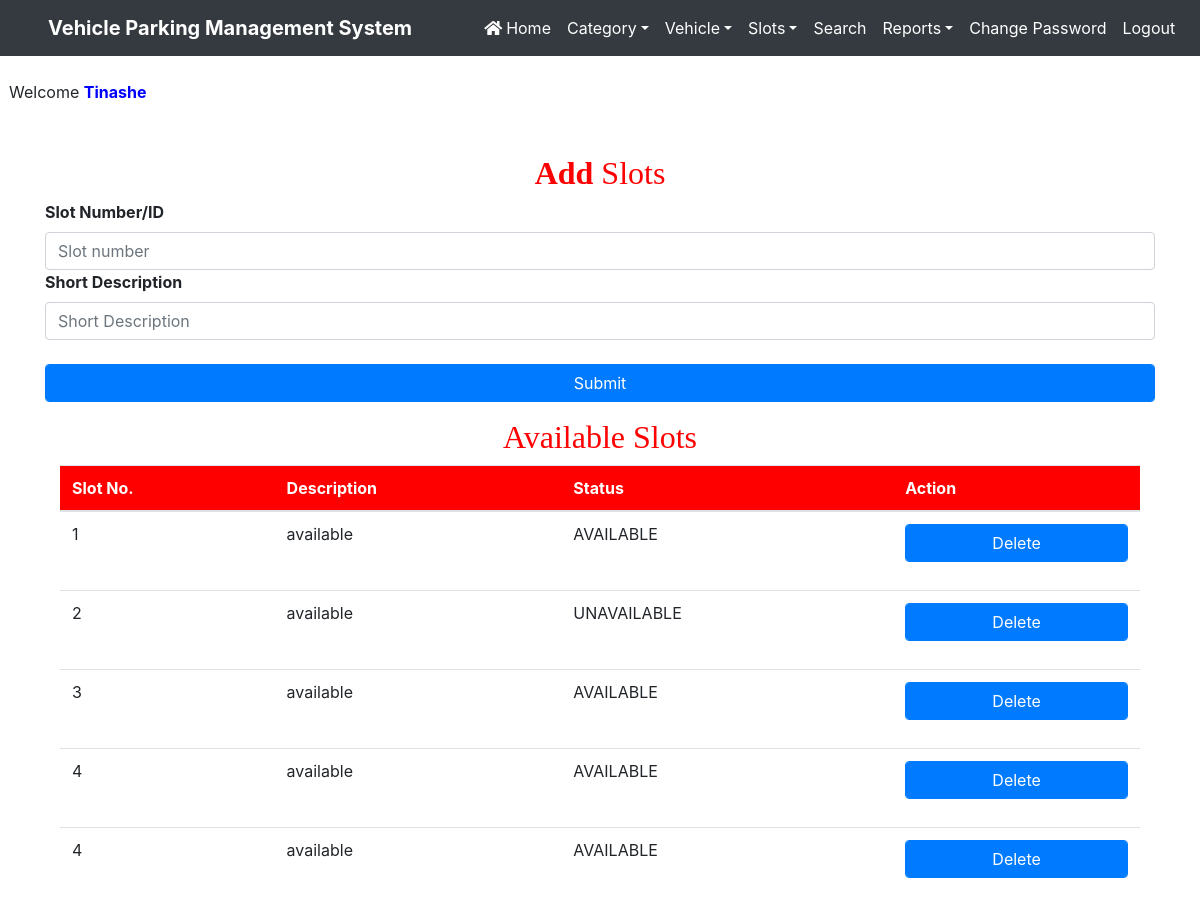
The page /manage_slots (signed in) on the database its author committed.
### vehicle/models.py (models this page shows, shortened)
class Slot(models.Model):
    status = models.CharField(max_length=20)
    slot = models.CharField(max_length=20)
    desc = models.CharField(max_length=20)

### vehicle/views.py (the view)
# urls.py: path('manage_slots',manage_slots,name='manage_slots'),
def manage_slots(request):
    slots = Slot.objects.all()
    d = {'slots':slots}
    return render(request, 'manage_slots.html', d)

### vehicle/templates/manage_slots.html (shortened to what this page needs)
{% load static %}
<html>
<head>
{% include 'headeradmin.html' %}
</head>
<body>
{% include 'nav2admin.html' %}
<br> &nbsp;&nbsp;Welcome <b style = 'text-transform : capitalize ; color : blue'>{{request.user.username}}</b>
<div class="container" style = "margin-top:50px">
<h2 class="text-center" style = "font-family : Monotype Corsiva ; color : red"><strong>Add</strong> Slots</h2>
<div class="form-group">
    <form method = POST action="/parking_slot" enctype = "multipart/form-data">
        <label ><b>Slot Number/ID</b></label>
        <input type="text" name="slot" placeholder="Slot number" class="form-control" required="">
        <label  ><b>Short Description</b></label>
        <input type="text"  name="desc" placeholder="Short Description" class="form-control"  required="">
        <br>
        <input type = submit name = submit value = "Submit" class="btn btn-primary form-control" >
    </form>
</div>
<div class="container" style = "margin-top:10px">
    <h2 class="text-center" style = "font-family : Monotype Corsiva ; color : red">Available Slots</h2>
    <table class='table table-hover' id = example>
      <thead style = 'background-color : red ; color : white'>
        <tr>
          <th>Slot No.</th>
          <th>Description</th>
          <th>Status</th>
          <th>Action</th>
        </tr>
      </thead>
      <tbody>
        {% for i in slots %}
        <tr>
          <td>{{i.slot}}</td>
          <td>{{i.desc}}</td>
          <td>{{i.status}}</td>
          <td>
            <form method = POST action="/parking_slot/delete" enctype = "multipart/form-data">
              <button type = submit name = submit value = "Submit" class="btn btn-primary form-control" >Delete</button>
            </form>
          </td>
        </tr>
        {% endfor %}
      </tbody>
    </table>
  </div>
</div>
</body>
</html>

### vehicle/static/css/mystyle.css (style rules this page uses)
html { scroll-behavior:smooth; }

### rows shown on the page
Slot: slot "1", desc "available", status "AVAILABLE"
Slot: slot "2", desc "available", status "UNAVAILABLE"
Slot: slot "3", desc "available", status "AVAILABLE"
Slot: slot "4", desc "available", status "AVAILABLE"
Slot: slot "4", desc "available", status "AVAILABLE"

### other values the page prints
{{ request.user.username }} "Tinashe"
